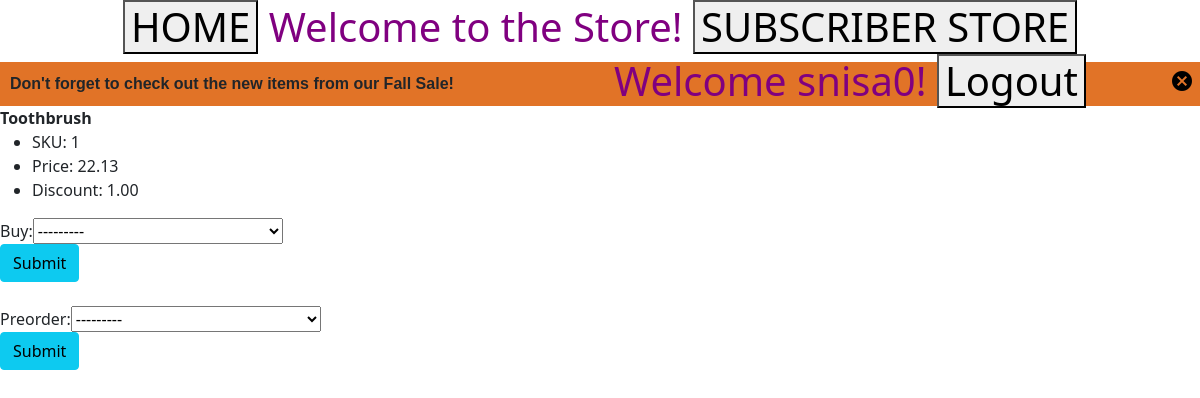
Screenshot of /store (signed in) with the database file from the repository.
### db_app/models.py (models this page shows)
class Item(models.Model):
	Name = models.CharField(max_length=100, default='')
	SKU = models.AutoField(primary_key=True, unique=True, null=False)
	Price = models.DecimalField(max_digits=8, decimal_places=2)
	Discount = models.DecimalField(max_digits=8, decimal_places=2)
	def __str__(self):
		return str(self.Name)

### db_app/views.py (the view)
# urls.py: path('store', views.store, name='list-store'),
def store(request):
  store_list = Item.objects.raw('SELECT SKU FROM db_app_item EXCEPT SELECT * FROM db_app_subonlyitem')
  if request.user.is_authenticated:
    if request.method == 'POST':
      buysform = BuysForm(request.POST)
      preordersform = PreorderForm(request.POST)
      if buysform.is_valid():
        buy_item = buysform.cleaned_data.get('buy')
        try:
          Buys.objects.create(User = Customer.objects.get(User = request.user), Item = buy_item)
          messages.success(request, f'Successfully bought {buy_item.Name}!')
        except:
          messages.error(request, f'Already bought {buy_item} before. Cannot buy again.')
      if preordersform.is_valid():
        preorder_item = preordersform.cleaned_data.get('preorder')
        try:
          Preorders.objects.create(User = Customer.objects.get(User = request.user), Item = preorder_item)
          messages.success(request, f'Successfully preordered {preorder_item.Name}!')
        except:
          messages.error(request, f'Already preordered {preorder_item} before. Cannot preorder again.')
    else:
      buysform = BuysForm()
      preordersform = PreorderForm()
    return render(request, 'db_project/store.html', {'store_list': store_list, 'buysform': buysform, 'preordersform': preordersform})
  else:
    return render(request, 'db_project/store.html', {'store_list': store_list})

### db_app/forms.py
class BuysForm(forms.Form):
  buy = forms.ModelChoiceField(queryset=Item.objects.all())

class PreorderForm(forms.Form):
  preorder = forms.ModelChoiceField(queryset=Item.objects.all())

### db_app/templates/db_project/store.html (shortened to what this page needs)
{% load static %}
<!DOCTYPE html>
<html>
<head>
  <link href="https://cdn.jsdelivr.net/npm/bootstrap@5.1.1/dist/css/bootstrap.min.css" rel="stylesheet">
  <link rel="stylesheet" type="text/css" media="screen" href="{% static 'styles.css' %}" />
</head>
<body>
  <h1><button onclick="window.location.href='/'">
  HOME
  </button>
  Welcome to the Store!
  <button onclick="window.location.href='substore'">
  SUBSCRIBER STORE
  </button>
 <div class="moveright">
{% if user.is_authenticated %}
    Welcome {{ user.username }}!
	<button onclick="window.location.href='logout'">
  Logout
  </button>
{% endif %}
  </div>
  </h1>
  <div class ="banner">
	<div class="banner__content">
		<div class ="banner__text">
			<strong>Don't forget to check out the new items from our Fall Sale!</strong>
		</div>
		<button class="banner__close" type="button">
			<span class="material-icons">
			</span>
		</button>
	</div>
  </div>
  {% for Item in store_list %}
    <strong>{{ Item }}</strong>
	<ul>
	<li>SKU: {{Item.SKU}}</li>
	<li>Price: {{Item.Price}}</li>
	<li>Discount: {{Item.Discount}}</li>
	</ul>
  {% endfor %}
	<div class="form">
		<form method="POST">
			{{ buysform }}
			<div class="form-group">
				{% if user.is_authenticated and not user.is_superuser %}
				<button class="btn btn-info" type="submit">Submit</button>
				{% endif %}
			</div>
		</form>
	</div>
  <br>
	<div class="form">
		<form method="POST">
			{{ preordersform }}
			<div class="form-group">
				{% if user.is_authenticated and not user.is_superuser %}
				<button class="btn btn-info" type="submit">Submit</button>
				{% endif %}
			</div>
		</form>
	</div>
</body>
</html>

### db_app/static/styles.css (style rules this page uses)
h1 { color: purple; }

### db_app/templates/db_project/store.html (style rules this page uses)
html, body { margin: 0; }
.banner { background: #e17327; }
.banner__content { padding: 10px; max-width: 500px; margin: 0 auto; display: flex; align-items: center; }
.banner__text { flex-grow: 1; line-height 1.4; font-family: 'Quicksand', sans-serif; }
.banner__close { background: none; border: none; cursor: pointer; right: 100px; position: absolute; right: 0; }
.moveright { width: 700px; float: right; }
h1 { text-align: center; }

### rows the page displays
Item: SKU+Name "Toothbrush", SKU "1", Price "22.13", Discount "1.00"

### other values shown
{{ user.username }} "snisa0"
